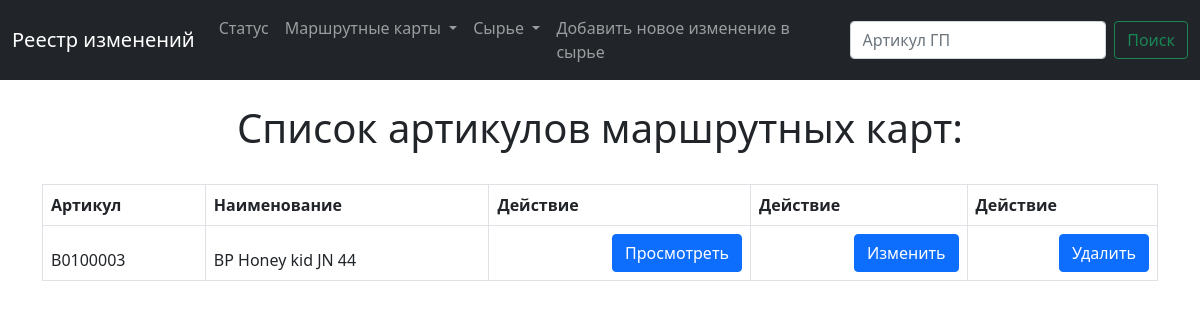
The page /list_sku on the database as committed earlier.
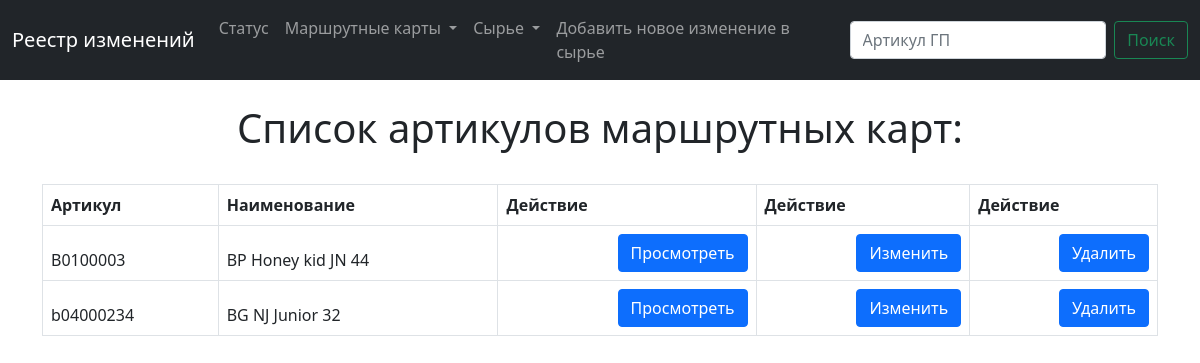
The same page on the database as committed later.
### main/models.py (models this page shows, shortened)
class Sku (models.Model):
    num = models.CharField(max_length=200)  # артикул готоваой продукции (ГП)
    name = models.CharField(max_length=200)  # наименование ГП
    raw = models.ManyToManyField(Raw, blank=True, null=True)  # сырье
    weight = models.IntegerField(blank=True, null=True)  # вес
    photo = models.ImageField(blank=True, null=True,
                              upload_to="images/")  # фото
    type = models.ForeignKey(ProductsTypes, blank=True, null=True, on_delete=models.CASCADE)

### main/views.py (the view)
# urls.py: path('list_sku', views.list_sku, name='list_sku'),
def list_sku(request):
    skus = Sku.objects.all()
    return render(request, 'main/list_sku.html', {'skus': skus})

### main/templates/main/list_sku.html (shortened to what this page needs)
{% extends 'main/base.html' %}
{% block content%}
    {% if skus %}
        <br>
        <center>
            <h1> Cписок артикулов маршрутных карт: </h1>
        </center>
        <br>
        <div class="container">
            <table class="table table-bordered">
                <thead>
                    <tr style="font-weight:bold">
                        <td>Артикул</td>
                        <td>Наименование</td>
                        <td>Действие</td>
                        <td>Действие</td>
                        <td>Действие</td>
                    </tr>
                    <tr>
                        {% for sku in skus %}
                            <td>{{ sku.num }}</td>
                            <td>{{ sku.name }}</td>
                            <td align="right">
                                <div class="btn-group" role="group" aria-label="Basic example">
                                    <a href="{% url 'show_sku' sku.id %}" type="button" class="btn btn-primary">Просмотреть</a>
                                </div>
                            </td>
                            <td align="right">
                                <div class="btn-group" role="group" aria-label="Basic example">
                                    <a href="{% url 'update_sku' sku.id %}" type="button" class="btn btn-primary">Изменить</a>
                                </div>
                            </td>
                            <td align="right">
                                <div class="btn-group" role="group" aria-label="Basic example">
                                    <a href="{% url 'delete_sku' sku.id %}" type="button" class="btn btn-primary">Удалить</a>
                                </div>
                            </td>
                            </tr>
                        {% endfor %}
                    </thead>
                </table>
            </div>
    {% endif %}
{%endblock%}

Rows that differ between the two databases and show on the page:
added Sku: num "b04000234", name "BG NJ Junior 32"
